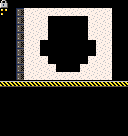

Tiled map render using the project's own tile images. Description and the whole map definition, tile-layer contents included, below:
An orthogonal 16x17 tile map with 8x8 px tiles, 1 tile layer (Tile Layer 1), 2 tilesets.

<map version="1.4" tiledversion="1.4.3" orientation="orthogonal" renderorder="right-down" width="16" height="17" tilewidth="8" tileheight="8" infinite="0" nextlayerid="2" nextobjectid="1">
 <tileset firstgid="1" source="democart.tsx" />
 <tileset firstgid="257" source="tbj2_startcart2spr.tsx" />
 <layer id="1" name="Tile Layer 1" width="16" height="17">
  <data encoding="csv">
139,0,0,0,0,0,0,0,0,0,0,0,0,0,0,0,
156,0,92,14,14,14,14,14,14,14,14,14,14,14,0,0,
0,0,92,14,14,14,332,332,332,332,332,14,14,14,0,0,
0,0,92,14,14,14,332,332,332,332,332,14,14,14,0,0,
0,0,92,14,14,14,332,332,332,332,332,14,14,14,0,0,
0,0,92,14,14,332,332,332,332,332,332,332,14,14,0,0,
0,0,92,14,14,332,332,332,332,332,332,332,14,14,0,0,
0,0,92,14,14,14,332,332,332,332,332,14,14,14,0,0,
0,0,92,14,14,14,14,332,332,332,14,14,14,14,0,0,
0,0,92,14,14,14,14,14,14,14,14,14,14,14,0,0,
2684354649,2684354649,2684354649,2684354649,2684354649,2684354649,2684354649,2684354649,2684354649,2684354649,2684354649,2684354649,2684354649,2684354649,2684354649,2684354649,
0,0,0,0,0,0,0,0,0,0,0,0,0,0,0,0,
0,0,0,0,0,0,0,0,0,0,0,0,0,0,0,0,
0,0,0,0,0,0,0,0,0,0,0,0,0,0,0,0,
0,0,0,0,0,0,0,0,0,0,0,0,0,0,0,0,
0,0,0,0,0,0,0,0,0,0,0,0,0,0,0,0,
0,0,0,0,0,0,0,0,0,0,0,0,0,0,0,0
</data>
 </layer>
</map>
